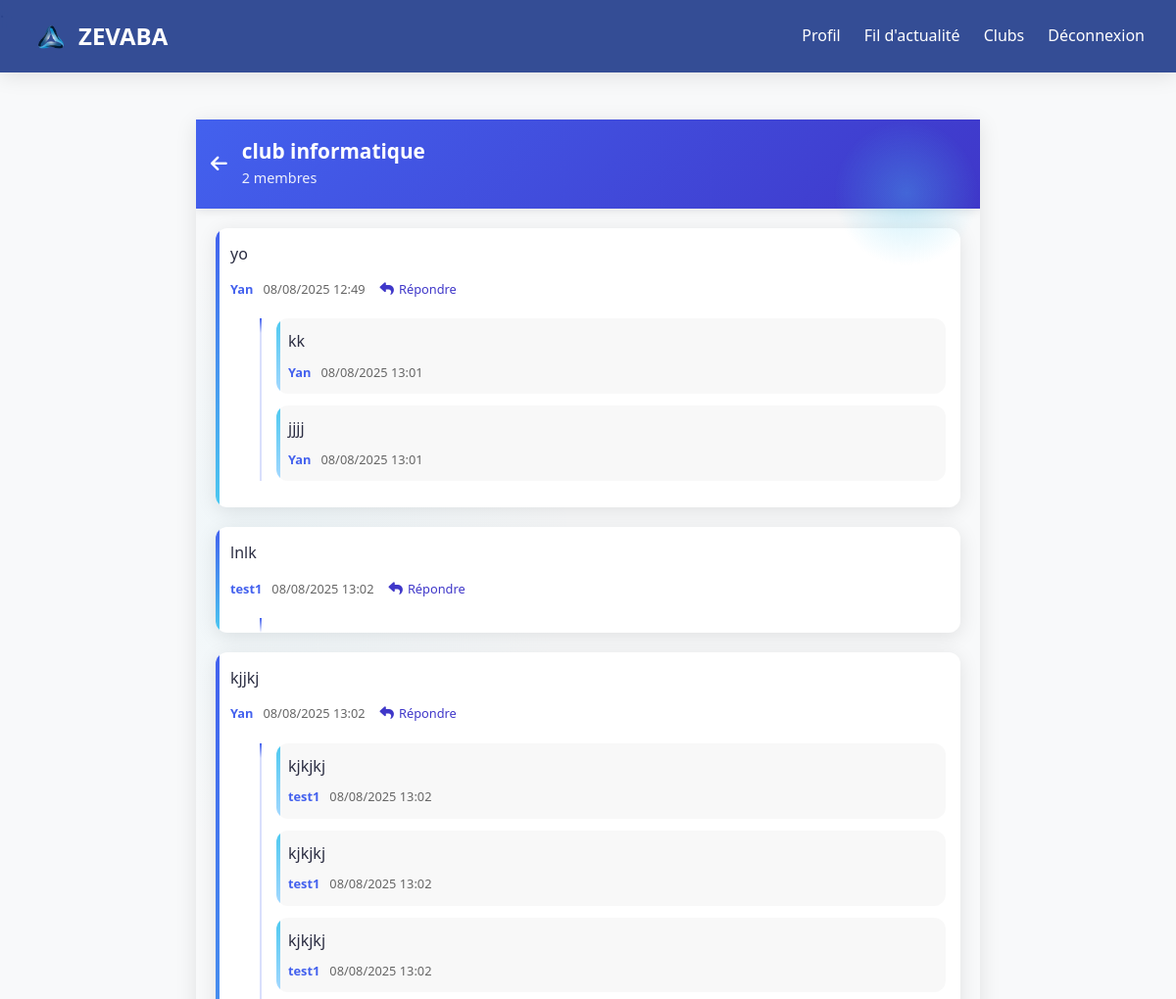
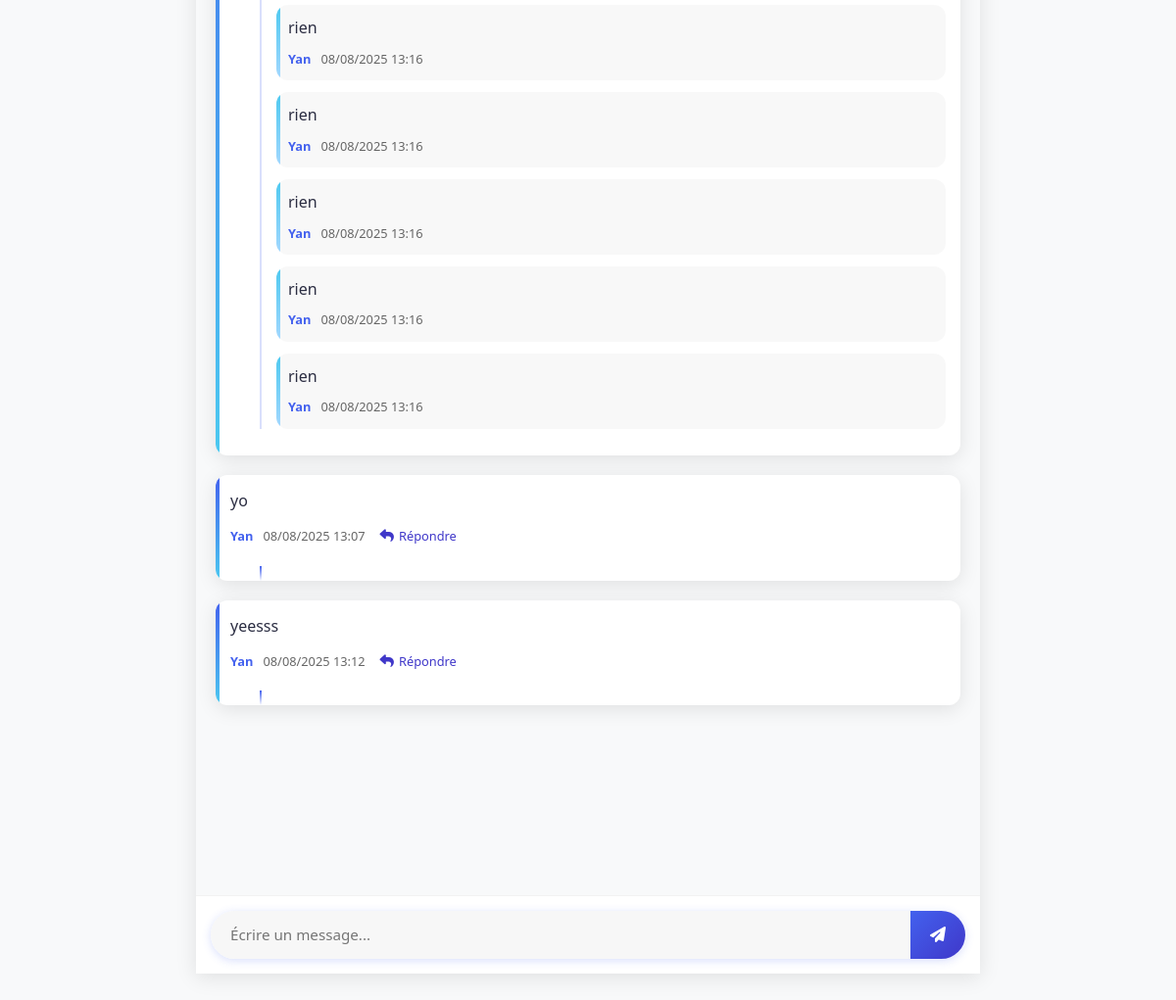
The page /club/1/messages/ (signed in) on the database its author committed (2 pictures, top to bottom).
### core/models.py (models this page shows, shortened)
class Club(models.Model):
    name = models.CharField(max_length=100)
    description = models.TextField()
    creator = models.ForeignKey(User, on_delete=models.CASCADE, related_name='created_clubs')
    members = models.ManyToManyField(User, through='ClubMembership', related_name='joined_clubs', blank=True)
    created_at = models.DateTimeField(default=timezone.now)

class ClubMessage(models.Model):
    sender = models.ForeignKey(User, on_delete=models.CASCADE)
    club = models.ForeignKey('Club', on_delete=models.CASCADE)
    content = models.TextField()
    created_at = models.DateTimeField(default=timezone.now)
    parent = models.ForeignKey('self', null=True, blank=True, on_delete=models.CASCADE, related_name='replies')
    is_read = models.ManyToManyField(User, related_name='read_club_messages', blank=True)

class User(AbstractUser):
    bio = models.TextField(max_length=500, blank=True)
    profile_picture = models.ImageField(upload_to='profile_pics/', blank=True, null=True)
    is_mentor = models.BooleanField(default=False)
    clubs = models.ManyToManyField('Club', related_name='club_members', blank=True)
    followers = models.ManyToManyField('self', symmetrical=False, related_name='following', blank=True)
    relationship_status = models.CharField(
        max_length=20,
        choices=[
            ('SINGLE', 'Célibataire'),
            ('RELATIONSHIP', 'En couple'),
            ('MARRIED', 'Marié(e)'),
            ('COMPLICATED', "C'est compliqué")
        ],
        default='SINGLE',
        blank=True
    )
    partner = models.ForeignKey(
        'self',
        on_delete=models.SET_NULL,
        null=True,
        blank=True,
        related_name='partner_of'
    )
    schools = models.JSONField(default=list, blank=True)  # Pour stocker plusieurs écoles
    hobbies = models.JSONField(default=list, blank=True)  # Pour stocker plusieurs hobbies

### core/views.py (the view, shortened to what this page needs)
# urls.py: path('club/<int:pk>/messages/', views.club_messages, name='club_messages'),
@login_required
def club_messages(request, pk):
    club = get_object_or_404(Club, pk=pk)
    if request.user not in club.members.all():
        return HttpResponseBadRequest("Vous devez être membre du club pour accéder à la messagerie")
    messages = ClubMessage.objects.filter(club=club, parent__isnull=True).order_by('created_at')
    return render(request, 'club_messages.html', {
        'club': club,
        'messages': messages,
        'form': ClubMessageForm()
    })

### core/forms.py
class ClubMessageForm(forms.ModelForm):
    class Meta:
        model = ClubMessage
        fields = ['content']
        widgets = {
            'content': forms.Textarea(attrs={'rows': 4, 'placeholder': 'Écrire un message au club...'}),
        }

### core/templates/club_messages.html (shortened to what this page needs)
{% extends 'base.html' %}
{% block content %}
<div class="club-messages-container">
    <div class="club-header">
        <a href="{% url 'club_detail' club.pk %}" class="back-button">
            <i class="fas fa-arrow-left"></i>
        </a>
        <div class="club-info">
            <h2>{{ club.name }}</h2>
            <p>{{ club.members.count }} membres</p>
        </div>
        <div class="club-header-decoration"></div>
    </div>
    <div class="messages-list" id="messages-list">
        {% for message in messages %}
            {% include 'club_message.html' with message=message %}
        {% endfor %}
    </div>
    <div class="message-form-container">
        <form id="club-message-form" method="POST" action="{% url 'club_messages' club.pk %}">
            <div class="input-group">
                <input type="text" name="content" placeholder="Écrire un message..." required>
                <button type="submit" class="send-button">
                    <i class="fas fa-paper-plane"></i>
                </button>
            </div>
        </form>
    </div>
</div>
{% endblock %}

### core/templates/club_message.html (shortened to what this page needs)
<div class="message-container" data-message-id="{{ message.id }}">
    <div class="message-content">
        {{ message.content }}
    </div>
    <div class="message-meta">
        <span class="message-sender">{{ message.sender.username }}</span>
        <span>{{ message.created_at|date:"d/m/Y H:i" }}</span>
        <button class="reply-toggle" data-message-id="{{ message.id }}">
            <i class="fas fa-reply"></i> Répondre
        </button>
    </div>
    <div class="replies-container">
        {% for reply in message.replies.all %}
            <div class="message-container reply-message">
                <div class="message-content">
                    {{ reply.content }}
                </div>
                <div class="message-meta">
                    <span class="message-sender">{{ reply.sender.username }}</span>
                    <span>{{ reply.created_at|date:"d/m/Y H:i" }}</span>
                </div>
            </div>
        {% endfor %}
    </div>
</div>

### core/templates/base.html (style rules this page uses)
:root { --zevaba-light-blue: #87CEEB; --zevaba-dark-blue: #1E3A8A; --zevaba-white: #FFFFFF; --zevaba-black: #000000; --zevaba-gray: #F3F4F6; --transition: all 0.3s ease; --shadow: 0 4px 6px rgba(0, 0, 0, 0.1); --shadow-lg: 0 10px 15px rgba(0, 0, 0, 0.1); }
* { margin: 0; padding: 0; box-sizing: border-box; }
body { font-family: 'Segoe UI', Tahoma, Geneva, Verdana, sans-serif; background-color: var(--zevaba-white); color: var(--zevaba-black); line-height: 1.6; min-height: 100vh; display: flex; flex-direction: column; }

### core/templates/club_message.html (style rules this page uses)
.message-container { margin-bottom: 20px; background: white; border-radius: var(--border-radius); padding: 15px; box-shadow: var(--shadow); transition: transform 0.3s ease, box-shadow 0.3s ease; position: relative; overflow: hidden; }
.message-container::before { content: ''; position: absolute; top: 0; left: 0; width: 4px; height: 100%; background: linear-gradient(to bottom, var(--primary-color), var(--accent-color)); border-radius: var(--border-radius) 0 0 var(--border-radius); }
.message-content { font-size: 1rem; line-height: 1.4; margin-bottom: 8px; color: var(--text-color); }
.message-meta { display: flex; align-items: center; font-size: 0.8rem; color: #666; margin-top: 10px; flex-wrap: wrap; gap: 10px; }
.message-sender { font-weight: 600; color: var(--primary-color); }
.reply-toggle { background: none; border: none; color: var(--secondary-color); font-size: 0.8rem; cursor: pointer; display: flex; align-items: center; gap: 5px; transition: color 0.3s ease; padding: 5px; border-radius: 4px; }
.reply-toggle i { font-size: 0.9rem; }
.replies-container { margin-left: 30px; margin-top: 15px; padding-left: 15px; border-left: 2px solid rgba(67, 97, 238, 0.2); position: relative; }
.replies-container::before { content: ''; position: absolute; top: 0; left: -2px; width: 2px; height: 15px; background: linear-gradient(to bottom, var(--primary-color), transparent); }
.reply-message { background: rgba(245, 245, 245, 0.7); padding: 12px; margin-bottom: 12px; box-shadow: none; }
.reply-message::before { background: linear-gradient(to bottom, var(--accent-color), #a5d8ff); }

### core/templates/club_messages.html (style rules this page uses)
:root { --primary-color: #4361ee; --secondary-color: #3f37c9; --accent-color: #4cc9f0; --text-color: #2b2d42; --light-bg: #f8f9fa; --message-bg: #ffffff; --shadow: 0 4px 20px rgba(0, 0, 0, 0.1); --border-radius: 12px; }
* { box-sizing: border-box; margin: 0; padding: 0; font-family: 'Segoe UI', Tahoma, Geneva, Verdana, sans-serif; }
body { background-color: var(--light-bg); color: var(--text-color); }
.club-messages-container { display: flex; flex-direction: column; height: 100vh; max-width: 800px; margin: 0 auto; background: white; box-shadow: var(--shadow); position: relative; overflow: hidden; }
.club-header { display: flex; align-items: center; padding: 20px 15px; background: linear-gradient(135deg, var(--primary-color), var(--secondary-color)); color: white; position: sticky; top: 0; z-index: 20; box-shadow: 0 2px 10px rgba(0, 0, 0, 0.1); }
.club-header-decoration { position: absolute; top: 0; right: 0; width: 150px; height: 150px; background: radial-gradient(circle, rgba(76, 201, 240, 0.3) 0%, transparent 70%); z-index: -1; }
.back-button { margin-right: 15px; color: white; font-size: 1.2rem; transition: transform 0.3s ease; }
.club-info h2 { margin: 0; font-size: 1.3rem; font-weight: 600; }
.club-info p { margin: 3px 0 0; font-size: 0.9rem; opacity: 0.9; }
.messages-list { flex: 1; padding: 20px; overflow-y: auto; background-color: var(--light-bg); background-image: radial-gradient(circle at 10% 20%, rgba(76, 201, 240, 0.05) 0%, transparent 20%); }
.message-form-container { padding: 15px; background: white; border-top: 1px solid rgba(0, 0, 0, 0.05); position: sticky; bottom: 0; }
.input-group { display: flex; border-radius: 25px; overflow: hidden; box-shadow: 0 2px 10px rgba(67, 97, 238, 0.2); transition: box-shadow 0.3s ease; }
.input-group input { flex: 1; padding: 12px 20px; border: none; outline: none; font-size: 0.95rem; background: rgba(245, 245, 245, 0.8); transition: background 0.3s ease; }
.send-button { padding: 0 20px; background: linear-gradient(135deg, var(--primary-color), var(--secondary-color)); color: white; border: none; cursor: pointer; transition: all 0.3s ease; display: flex; align-items: center; justify-content: center; }
.message-container { animation: fadeIn 0.4s ease-out forwards; }

### rows shown on the page
Club: name "club informatique", members.count "2"
ClubMessage: content "yo", sender.username "Yan", created_at "08/08/2025 12:49"
ClubMessage: content "kk", sender.username "Yan", created_at "08/08/2025 13:01"
ClubMessage: content "jjjj", sender.username "Yan", created_at "08/08/2025 13:01"
ClubMessage: content "lnlk", sender.username "test1", created_at "08/08/2025 13:02"
ClubMessage: content "kjjkj", sender.username "Yan", created_at "08/08/2025 13:02"
ClubMessage: content "kjkjkj", sender.username "test1", created_at "08/08/2025 13:02"
ClubMessage: content "kjkjkj", sender.username "test1", created_at "08/08/2025 13:02"
ClubMessage: content "kjkjkj", sender.username "test1", created_at "08/08/2025 13:02"
ClubMessage: content "rien", sender.username "Yan", created_at "08/08/2025 13:16"
ClubMessage: content "rien", sender.username "Yan", created_at "08/08/2025 13:16"
ClubMessage: content "rien", sender.username "Yan", created_at "08/08/2025 13:16"
ClubMessage: content "rien", sender.username "Yan", created_at "08/08/2025 13:16"
ClubMessage: content "rien", sender.username "Yan", created_at "08/08/2025 13:16"
ClubMessage: content "yo", sender.username "Yan", created_at "08/08/2025 13:07"
ClubMessage: content "yeesss", sender.username "Yan", created_at "08/08/2025 13:12"
